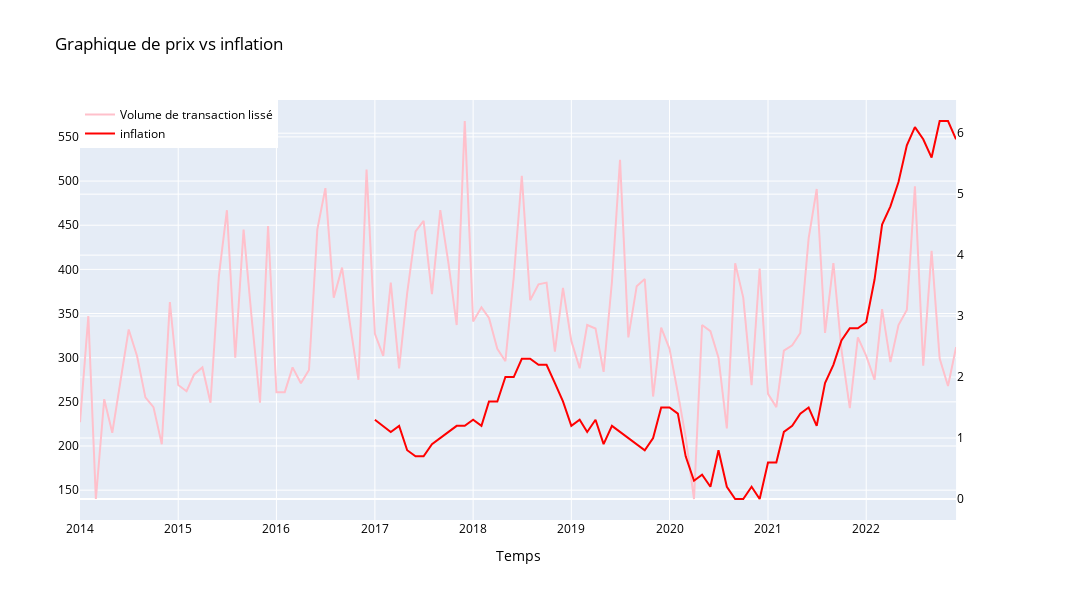

The notebook cell saved with this chart:
### Code cell
import plotly.graph_objects as go
from plotly.subplots import make_subplots
import pandas as pd


resultat['prix_m2_smooth'] = resultat['prix_m2'].rolling(window=2).mean()
volume['Volume de transaction/mois_smooth'] = volume['Volume de transaction/mois'].rolling(window=2).mean()

fig = make_subplots(specs=[[{"secondary_y": True}]])

fig.add_trace(go.Scatter(x=volume.index, y=volume['Volume de transaction/mois'], mode='lines', name='Volume de transaction lissé', line=dict(color='pink')), secondary_y=False)


fig.add_trace(go.Scatter(x=filtered_data.index, y=filtered_data["Glissement annuel"], mode='lines', name='inflation', line=dict(color='red')),secondary_y=True)


fig.update_layout(
    title='Graphique de prix vs inflation',
    xaxis=dict(title='Temps'),
    legend=dict(x=0, y=1),
    showlegend=True,
    autosize=True,
    width=1100,  # Largeur de la figure en pixels
    height=600,  # Hauteur de la figure en pixels
    plot_bgcolor='light blue',  # Couleur de fond transparente
    paper_bgcolor='white',  # Couleur du papier transparente
    font=dict(color='black')
)

fig.show()

### Figure 1 — Plotly figure (JSON) as saved in the notebook; plotly's stock layout.template omitted (floating-point values rounded to 4 significant figures)
{"data": [{"line": {"color": "pink"}, "mode": "lines", "name": "Volume de transaction lissé", "type": "scatter", "x": ["2014-01", "2014-02", "2014-03", "2014-04", "2014-05", "2014-06", "2014-07", "2014-08", "2014-09", "2014-10", "2014-11", "2014-12", "2015-01", "2015-02", "2015-03", "2015-04", "2015-05", "2015-06", "2015-07", "2015-08", "2015-09", "2015-10", "2015-11", "2015-12", "2016-01", "2016-02", "2016-03", "2016-04", "2016-05", "2016-06", "2016-07", "2016-08", "2016-09", "2016-10", "2016-11", "2016-12", "2017-01", "2017-02", "2017-03", "2017-04", "2017-05", "2017-06", "2017-07", "2017-08", "2017-09", "2017-10", "2017-11", "2017-12", "2018-01", "2018-02", "2018-03", "2018-04", "2018-05", "2018-06", "2018-07", "2018-08", "2018-09", "2018-10", "2018-11", "2018-12", "2019-01", "2019-02", "2019-03", "2019-04", "2019-05", "2019-06", "2019-07", "2019-08", "2019-09", "2019-10", "2019-11", "2019-12", "2020-01", "2020-02", "2020-03", "2020-04", "2020-05", "2020-06", "2020-07", "2020-08", "2020-09", "2020-10", "2020-11", "2020-12", "2021-01", "2021-02", "2021-03", "2021-04", "2021-05", "2021-06", "2021-07", "2021-08", "2021-09", "2021-10", "2021-11", "2021-12", "2022-01", "2022-02", "2022-03", "2022-04", "2022-05", "2022-06", "2022-07", "2022-08", "2022-09", "2022-10", "2022-11", "2022-12"], "xaxis": "x", "y": [227, 347, 140, 253, 215, 272, 332, 302, 255, 244, 202, 363, 269, 262, 281, 289, 249, 392, 467, 300, 445, 345, 249, 449, 261, 261, 289, 271, 286, 445, 492, 368, 402, 337, 275, 513, 327, 302, 385, 288, 373, 443, 455, 372, 467, 408, 337, 568, 341, 357, 345, 310, 296, 391, 506, 365, 383, 385, 307, 379, 319, 288, 337, 333, 284, 386, 524, 323, 381, 389, 256, 334, 310, 260, 210, 140, 337, 330, 300, 220, 407, 368, 269, 401, 259, 244, 308, 314, 328, 435, 491, 328, 407, 309, 243, 323, 302, 275, 355, 295, 337, 354, 494, 291, 421, 299, 268, 312], "yaxis": "y"}, {"line": {"color": "red"}, "mode": "lines", "name": "inflation", "type": "scatter", "x": ["2022-12", "2022-11", "2022-10", "2022-09", "2022-08", "2022-07", "2022-06", "2022-05", "2022-04", "2022-03", "2022-02", "2022-01", "2021-12", "2021-11", "2021-10", "2021-09", "2021-08", "2021-07", "2021-06", "2021-05", "2021-04", "2021-03", "2021-02", "2021-01", "2020-12", "2020-11", "2020-10", "2020-09", "2020-08", "2020-07", "2020-06", "2020-05", "2020-04", "2020-03", "2020-02", "2020-01", "2019-12", "2019-11", "2019-10", "2019-09", "2019-08", "2019-07", "2019-06", "2019-05", "2019-04", "2019-03", "2019-02", "2019-01", "2018-12", "2018-11", "2018-10", "2018-09", "2018-08", "2018-07", "2018-06", "2018-05", "2018-04", "2018-03", "2018-02", "2018-01", "2017-12", "2017-11", "2017-10", "2017-09", "2017-08", "2017-07", "2017-06", "2017-05", "2017-04", "2017-03", "2017-02", "2017-01"], "xaxis": "x", "y": [5.9, 6.2, 6.2, 5.6, 5.9, 6.1, 5.8, 5.2, 4.8, 4.5, 3.6, 2.9, 2.8, 2.8, 2.6, 2.2, 1.9, 1.2, 1.5, 1.4, 1.2, 1.1, 0.6, 0.6, 0, 0.2, 0, 0, 0.2, 0.8, 0.2, 0.4, 0.3, 0.7, 1.4, 1.5, 1.5, 1, 0.8, 0.9, 1, 1.1, 1.2, 0.9, 1.3, 1.1, 1.3, 1.2, 1.6, 1.9, 2.2, 2.2, 2.3, 2.3, 2, 2, 1.6, 1.6, 1.2, 1.3, 1.2, 1.2, 1.1, 1, 0.9, 0.7, 0.7, 0.8, 1.2, 1.1, 1.2, 1.3], "yaxis": "y2"}], "layout": {"autosize": true, "font": {"color": "black"}, "height": 600, "legend": {"x": 0, "y": 1}, "paper_bgcolor": "white", "plot_bgcolor": "light blue", "showlegend": true, "title": {"text": "Graphique de prix vs inflation"}, "width": 1100, "xaxis": {"anchor": "y", "domain": [0, 0.94], "title": {"text": "Temps"}}, "yaxis": {"anchor": "x", "domain": [0, 1]}, "yaxis2": {"anchor": "x", "overlaying": "y", "side": "right"}}}
